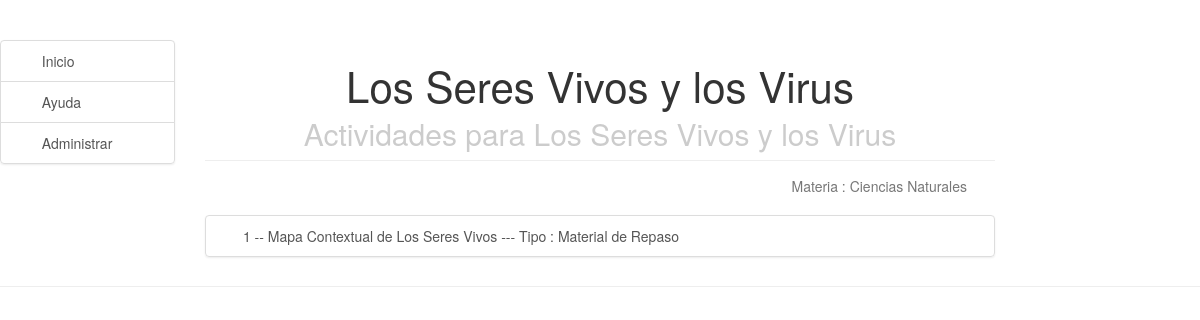
The app's page /didData/1/, older data.
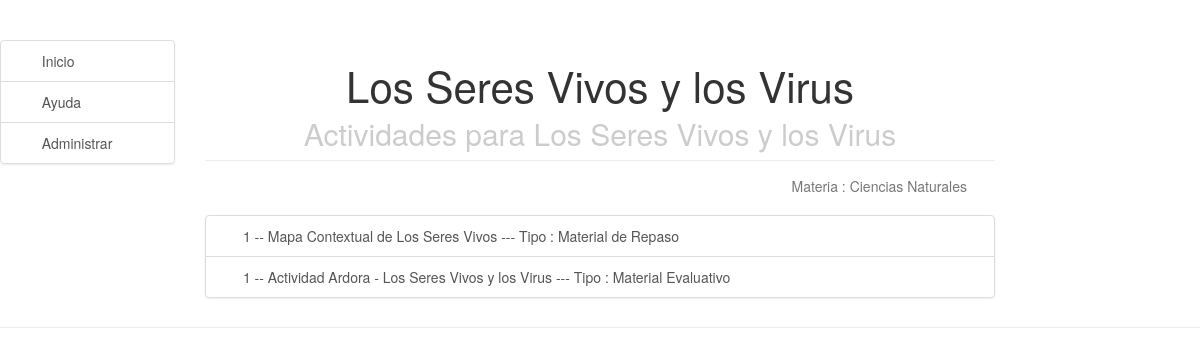
The same page, newer data.
### didData/models.py (models this page shows, shortened)
class Actividad(models.Model):
    idTema = models.ForeignKey(Tema)
    idTipoActividad = models.ForeignKey(TipoActividad)
    identificacion = models.IntegerField()
    nombre = models.CharField(max_length=200)
    descripcion = models.TextField()
    comentario = models.TextField()
    activa = models.BooleanField()

class TipoActividad(models.Model):
    identificacion = models.IntegerField()
    nombre = models.CharField(max_length=50)
    descripcion = models.TextField()
    comentario = models.TextField
    activa = models.BooleanField()

class Tema(models.Model):
    idMateria = models.ForeignKey(Materia)
    identificacion = models.IntegerField()
    nombre = models.CharField(max_length=200)
    descripcion = models.TextField()
    comentario = models.TextField
    activa = models.BooleanField()

class Materia(models.Model):
    identificacion = models.IntegerField()
    nombre = models.CharField(max_length=50)
    descripcion = models.TextField()
    comentario = models.TextField
    activa = models.BooleanField()

### didData/views.py (the view)
# urls.py: url(r'^didData/(?P<pk>[0-9]+)/$', views.detalleTema),
def detalleTema(request, pk):
    tema = get_object_or_404(Tema, id=pk) #objeto Tipo Tema identificacion = pk
    var_idTema = tema.id
    actividades = Actividad.objects.filter(idTema=var_idTema).select_related('idTema')
    return render(request, 'didData/detalleTema.html', {'Actividades': actividades})

### didData/templates/didData/detalleTema.html
    {% extends 'didData/base.html' %}
    {% load staticfiles %}
    {% block content %}
        <div class="header">
            <h1>{{ Actividades.first.idTema.nombre }}</h1>
            <h2>Actividades para {{ Actividades.first.idTema.nombre }}</h2>
        </div>
        <div class="content">
            <br>
            <p style= "text-align:right;">Materia : {{ Actividades.first.idTema.idMateria.descripcion }}</p>
        </div>
        <div >
            <div class="list-group">
            {% for actividad in Actividades.iterator %}
                {% with idActividad=actividad.id %}
                    {% if actividad.idTipoActividad.identificacion == 1 %}
                        <a class="list-group-item" href="{% url 'didData.views.detalleActividadPython' pk=actividad.id %}">
                        <i class="fa fa-bars fa-fw" aria-hidden="true"></i>&nbsp;{{ actividad.identificacion }} -- {{ actividad.nombre }} --- Tipo : {{ actividad.idTipoActividad.nombre }}</a>
                    {% elif actividad.idTipoActividad.identificacion == 2 %}
                        <a class="list-group-item" href="{% static actividad.descripcion %}">
                        <i class="fa fa-check fa-fw" aria-hidden="true"></i>&nbsp;{{ actividad.identificacion }} -- {{ actividad.nombre }} --- Tipo : {{ actividad.idTipoActividad.nombre }}</a>
                    {% endif %}
                {% endwith %}
            {% endfor %}
            </div>
        </div>
    {% endblock %}

Row changes from the older to the newer data that the page shows:
added Actividad: identificacion "1", nombre "Actividad Ardora - Los Seres Vivos y los Virus", idTipoActividad.nombre "Material Evaluativo"
